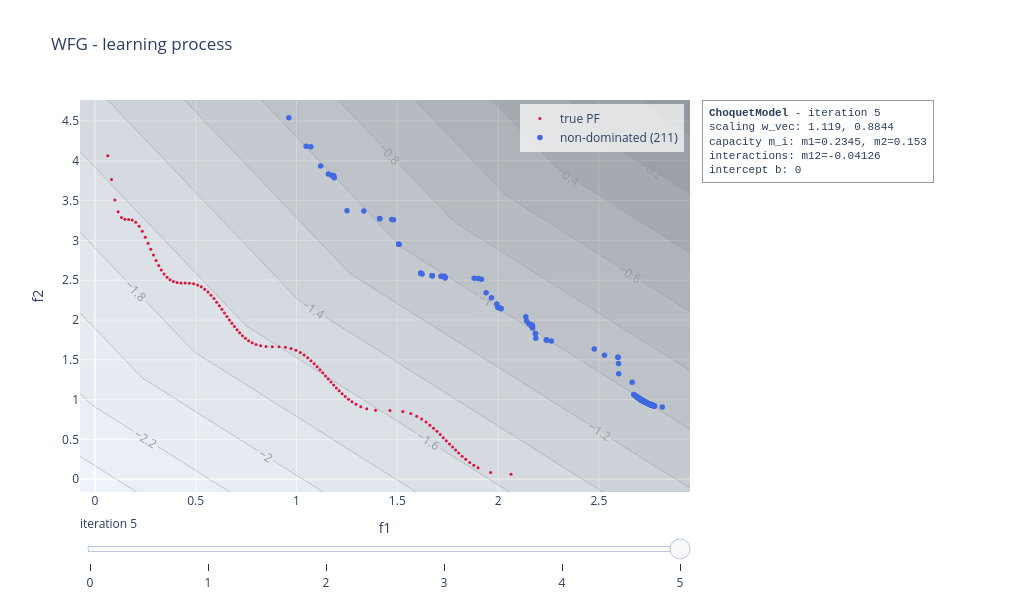

Write notebook code for a chart like this one.
### Code cell
choquet_model.visualise("learning", plot_scalarisation = True, show = False)

### Figure 1 — Plotly figure (JSON) as saved in the notebook; plotly's stock layout.template omitted (floating-point values rounded to 4 significant figures; data arrays with more than 128 entries replaced by an {"elided": "..."} marker saying what was removed)
{"data": [{"marker": {"color": "crimson", "size": 3}, "mode": "markers", "name": "true PF", "type": "scatter", "x": [0.06395, 0.08268, 0.09945, 0.1155, 0.1319, 0.1491, 0.1672, 0.1854, 0.203, 0.2197, 0.2353, 0.2501, 0.264, 0.2775, 0.2906, 0.3036, 0.3166, 0.3298, 0.3435, 0.3579, 0.3732, 0.3897, 0.4077, 0.4272, 0.4479, 0.4691, 0.4899, 0.5096, 0.528, 0.5452, 0.5612, 0.5763, 0.5905, 0.6042, 0.6173, 0.6301, 0.6427, 0.655, 0.6674, 0.6797, 0.6922, 0.705, 0.7183, 0.7321, 0.7468, 0.7626, 0.78, 0.7997, 0.8224, 0.8491, 0.8803, 0.9136, 0.9452, 0.9731, 0.9973, 1.019, 1.038, 1.056, 1.072, 1.088, 1.102, 1.117, 1.13, 1.144, 1.157, 1.171, 1.184, 1.198, 1.212, 1.226, 1.241, 1.258, 1.275, 1.295, 1.319, 1.349, 1.392, 1.464, 1.527, 1.567, 1.596, 1.621, 1.642, 1.662, 1.68, 1.696, 1.713, 1.728, 1.743, 1.759, 1.774, 1.789, 1.804, 1.821, 1.839, 1.859, 1.879, 1.901, 1.963, 2.064], "y": [4.064, 3.765, 3.508, 3.359, 3.288, 3.266, 3.264, 3.256, 3.228, 3.179, 3.115, 3.041, 2.965, 2.889, 2.816, 2.748, 2.685, 2.629, 2.58, 2.539, 2.506, 2.484, 2.47, 2.465, 2.464, 2.463, 2.456, 2.441, 2.418, 2.387, 2.351, 2.312, 2.269, 2.225, 2.18, 2.135, 2.089, 2.045, 2.001, 1.959, 1.918, 1.878, 1.84, 1.804, 1.771, 1.741, 1.714, 1.692, 1.676, 1.666, 1.664, 1.663, 1.657, 1.642, 1.62, 1.591, 1.56, 1.525, 1.489, 1.452, 1.414, 1.375, 1.337, 1.298, 1.26, 1.222, 1.184, 1.147, 1.11, 1.075, 1.04, 1.006, 0.9726, 0.9414, 0.9119, 0.8861, 0.8678, 0.8638, 0.8516, 0.8249, 0.7926, 0.7566, 0.7184, 0.6799, 0.6406, 0.6016, 0.5613, 0.5229, 0.4847, 0.4439, 0.4051, 0.3675, 0.3302, 0.2906, 0.2519, 0.2122, 0.1768, 0.145, 0.08482, 0.06395]}, {"marker": {"color": "royalblue", "size": 5.5}, "mode": "markers", "name": "non-dominated (211)", "type": "scatter", "x": {"elided": "211 float values"}, "y": {"elided": "211 float values"}}, {"colorscale": [[0, "rgb(255,255,255)"], [0.125, "rgb(240,240,240)"], [0.25, "rgb(217,217,217)"], [0.375, "rgb(189,189,189)"], [0.5, "rgb(150,150,150)"], [0.625, "rgb(115,115,115)"], [0.75, "rgb(82,82,82)"], [0.875, "rgb(37,37,37)"], [1, "rgb(0,0,0)"]], "contours": {"showlabels": true}, "opacity": 0.35, "showlegend": false, "showscale": false, "type": "contour", "x": [-0.07355, -0.02228, 0.02899, 0.08026, 0.1315, 0.1828, 0.2341, 0.2854, 0.3366, 0.3879, 0.4392, 0.4904, 0.5417, 0.593, 0.6443, 0.6955, 0.7468, 0.7981, 0.8493, 0.9006, 0.9519, 1.003, 1.054, 1.106, 1.157, 1.208, 1.26, 1.311, 1.362, 1.413, 1.465, 1.516, 1.567, 1.618, 1.67, 1.721, 1.772, 1.824, 1.875, 1.926, 1.977, 2.029, 2.08, 2.131, 2.182, 2.234, 2.285, 2.336, 2.388, 2.439, 2.49, 2.541, 2.593, 2.644, 2.695, 2.746, 2.798, 2.849, 2.9, 2.952], "y": [-0.1599, -0.0764, 0.007051, 0.0905, 0.174, 0.2574, 0.3409, 0.4243, 0.5078, 0.5912, 0.6747, 0.7581, 0.8416, 0.925, 1.008, 1.092, 1.175, 1.259, 1.342, 1.426, 1.509, 1.593, 1.676, 1.76, 1.843, 1.926, 2.01, 2.093, 2.177, 2.26, 2.344, 2.427, 2.511, 2.594, 2.678, 2.761, 2.844, 2.928, 3.011, 3.095, 3.178, 3.262, 3.345, 3.429, 3.512, 3.596, 3.679, 3.762, 3.846, 3.929, 4.013, 4.096, 4.18, 4.263, 4.347, 4.43, 4.514, 4.597, 4.68, 4.764], "z": {"elided": "60x60 float values"}}], "layout": {"annotations": [{"align": "left", "bgcolor": "rgba(255,255,255,0.85)", "bordercolor": "#999999", "borderpad": 6, "borderwidth": 1, "font": {"family": "Courier New, monospace", "size": 11}, "showarrow": false, "text": "<b>ChoquetModel</b> - iteration 5<br>scaling w_vec: 1.119, 0.8844<br>capacity m_i: m1=0.2345, m2=0.153<br>interactions: m12=-0.04126<br>intercept b: 0", "x": 1.02, "xanchor": "left", "xref": "paper", "y": 1, "yanchor": "top", "yref": "paper"}], "height": 600, "legend": {"bgcolor": "rgba(255,255,255,0.7)", "x": 0.99, "xanchor": "right", "y": 0.99, "yanchor": "top"}, "margin": {"r": 330}, "showlegend": true, "sliders": [{"active": 5, "currentvalue": {"prefix": "iteration "}, "steps": [{"args": [["0"], {"frame": {"redraw": true}, "mode": "immediate"}], "label": "0", "method": "animate"}, {"args": [["1"], {"frame": {"redraw": true}, "mode": "immediate"}], "label": "1", "method": "animate"}, {"args": [["2"], {"frame": {"redraw": true}, "mode": "immediate"}], "label": "2", "method": "animate"}, {"args": [["3"], {"frame": {"redraw": true}, "mode": "immediate"}], "label": "3", "method": "animate"}, {"args": [["4"], {"frame": {"redraw": true}, "mode": "immediate"}], "label": "4", "method": "animate"}, {"args": [["5"], {"frame": {"redraw": true}, "mode": "immediate"}], "label": "5", "method": "animate"}]}], "title": {"text": "WFG - learning process"}, "width": 1020, "xaxis": {"range": [-0.07355, 2.952], "title": {"text": "f1"}}, "yaxis": {"range": [-0.1599, 4.764], "title": {"text": "f2"}}}}
